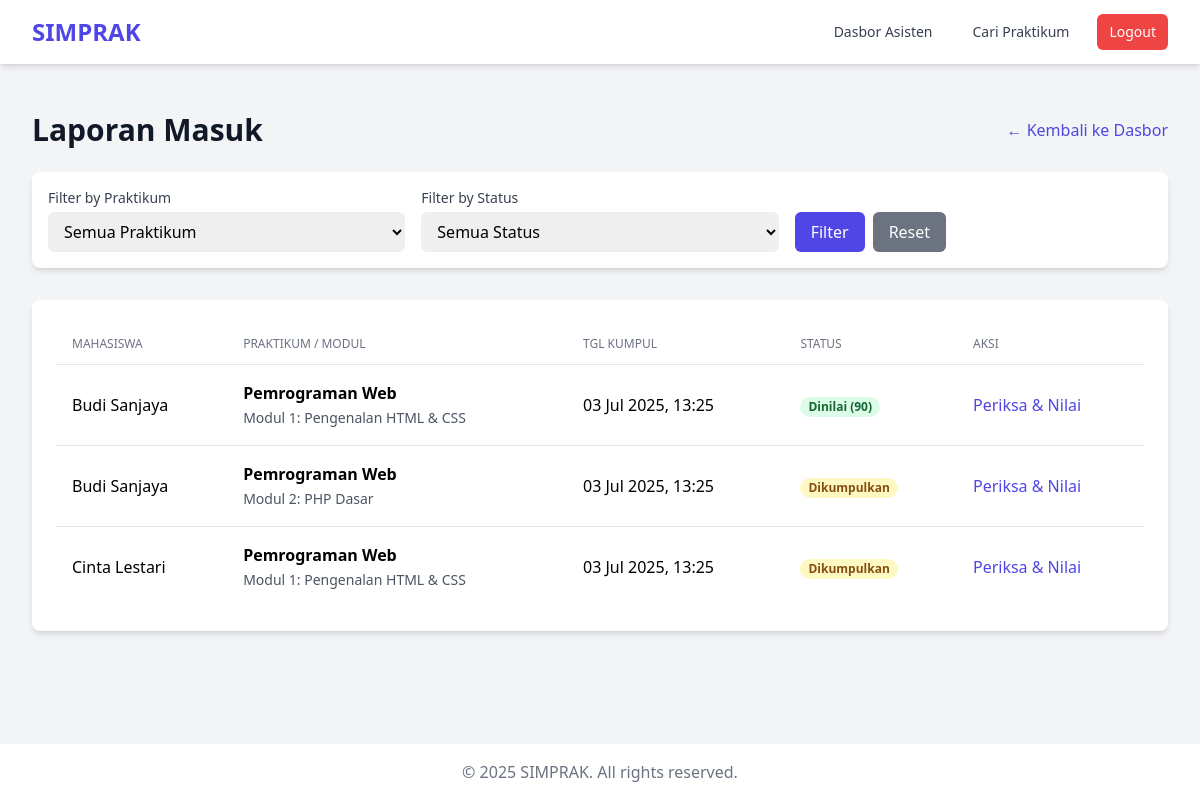
/index.php?page=periksa_laporan (signed in), run on the app's committed database.
### tables this page shows
CREATE TABLE `laporan` (
  `id` int(11) NOT NULL AUTO_INCREMENT,
  `modul_id` int(11) NOT NULL,
  `mahasiswa_id` int(11) NOT NULL,
  `file_laporan` varchar(255) NOT NULL,
  `tanggal_pengumpulan` timestamp NOT NULL DEFAULT current_timestamp(),
  `nilai` int(11) DEFAULT NULL,
  `feedback` text DEFAULT NULL,
  `status` enum('dikumpulkan','dinilai') NOT NULL DEFAULT 'dikumpulkan',
  PRIMARY KEY (`id`),
  KEY `modul_id` (`modul_id`),
  KEY `mahasiswa_id` (`mahasiswa_id`)
);

CREATE TABLE `users` (
  `id` int(11) NOT NULL AUTO_INCREMENT,
  `nama_lengkap` varchar(255) NOT NULL,
  `username` varchar(100) NOT NULL,
  `password` varchar(255) NOT NULL,
  `role` enum('mahasiswa','asisten') NOT NULL,
  `created_at` timestamp NOT NULL DEFAULT current_timestamp(),
  PRIMARY KEY (`id`),
  UNIQUE KEY `username` (`username`)
);

CREATE TABLE `mata_praktikum` (
  `id` int(11) NOT NULL AUTO_INCREMENT,
  `nama_praktikum` varchar(255) NOT NULL,
  `deskripsi` text DEFAULT NULL,
  PRIMARY KEY (`id`)
);

CREATE TABLE `modul` (
  `id` int(11) NOT NULL AUTO_INCREMENT,
  `praktikum_id` int(11) NOT NULL,
  `judul_modul` varchar(255) NOT NULL,
  `deskripsi_modul` text DEFAULT NULL,
  `file_materi` varchar(255) DEFAULT NULL,
  PRIMARY KEY (`id`),
  KEY `praktikum_id` (`praktikum_id`)
);

### src/views/asisten/periksa_laporan.php (the view, shortened to what this page needs)
<?php
require_once __DIR__ . '/../../../config/database.php';
include_once __DIR__ . '/../templates/header.php';
$where_clauses = [];
$where_sql = count($where_clauses) > 0 ? 'WHERE ' . implode(' AND ', $where_clauses) : '';
$query = "
    SELECT
        l.id, l.tanggal_pengumpulan, l.status, l.nilai,
        u.nama_lengkap AS nama_mahasiswa,
        m.judul_modul,
        mp.nama_praktikum
    FROM laporan l
    JOIN users u ON l.mahasiswa_id = u.id
    JOIN modul m ON l.modul_id = m.id
    JOIN mata_praktikum mp ON m.praktikum_id = mp.id
    $where_sql
    ORDER BY l.tanggal_pengumpulan DESC
";
$stmt = $conn->prepare($query);
$stmt->execute();
$result = $stmt->get_result();
?>
<div class="px-4 py-6 sm:px-0">
    <div class="flex justify-between items-center mb-6">
        <h1 class="text-3xl font-bold text-gray-900">Laporan Masuk</h1>
        <a href="index.php?page=asisten_dashboard" class="text-indigo-600 hover:underline">&larr; Kembali ke Dasbor</a>
    </div>
    <div class="bg-white p-4 rounded-lg shadow-md mb-8">
        <form method="GET" action="index.php">
            <div class="grid grid-cols-1 md:grid-cols-3 gap-4">
                <div>
                    <label for="praktikum_id" class="block text-sm font-medium text-gray-700">Filter by Praktikum</label>
                    <select name="praktikum_id" id="praktikum_id" class="mt-1 block w-full pl-3 pr-10 py-2 border-gray-300 rounded-md">
                        <option value="">Semua Praktikum</option>
                    </select>
                </div>
                <div>
                    <label for="status" class="block text-sm font-medium text-gray-700">Filter by Status</label>
                    <select name="status" id="status" class="mt-1 block w-full pl-3 pr-10 py-2 border-gray-300 rounded-md">
                        <option value="">Semua Status</option>
                    </select>
                </div>
                <div class="flex items-end">
                    <button type="submit" class="bg-indigo-600 text-white px-4 py-2 rounded-md hover:bg-indigo-700">Filter</button>
                    <a href="index.php?page=periksa_laporan" class="ml-2 bg-gray-500 text-white px-4 py-2 rounded-md hover:bg-gray-600">Reset</a>
                </div>
            </div>
        </form>
    </div>
    <div class="bg-white p-6 rounded-lg shadow-md overflow-x-auto">
        <table class="min-w-full divide-y divide-gray-200">
            <thead>
                <tr>
                    <th class="px-4 py-3 text-left text-xs font-medium text-gray-500 uppercase">Mahasiswa</th>
                    <th class="px-4 py-3 text-left text-xs font-medium text-gray-500 uppercase">Praktikum / Modul</th>
                    <th class="px-4 py-3 text-left text-xs font-medium text-gray-500 uppercase">Tgl Kumpul</th>
                    <th class="px-4 py-3 text-left text-xs font-medium text-gray-500 uppercase">Status</th>
                    <th class="px-4 py-3 text-left text-xs font-medium text-gray-500 uppercase">Aksi</th>
                </tr>
            </thead>
            <tbody class="bg-white divide-y divide-gray-200">
                <?php if ($result->num_rows > 0): ?>
                    <?php while($row = $result->fetch_assoc()): ?>
                    <tr>
                        <td class="px-4 py-4"><?= htmlspecialchars($row['nama_mahasiswa']) ?></td>
                        <td class="px-4 py-4">
                            <span class="font-bold"><?= htmlspecialchars($row['nama_praktikum']) ?></span><br>
                            <span class="text-sm text-gray-600"><?= htmlspecialchars($row['judul_modul']) ?></span>
                        </td>
                        <td class="px-4 py-4"><?= date('d M Y, H:i', strtotime($row['tanggal_pengumpulan'])) ?></td>
                        <td class="px-4 py-4">
                            <?php if ($row['status'] == 'dinilai'): ?>
                                <span class="px-2 inline-flex text-xs leading-5 font-semibold rounded-full bg-green-100 text-green-800">Dinilai (<?= $row['nilai'] ?>)</span>
                            <?php else: ?>
                                <span class="px-2 inline-flex text-xs leading-5 font-semibold rounded-full bg-yellow-100 text-yellow-800">Dikumpulkan</span>
                            <?php endif; ?>
                        </td>
                        <td class="px-4 py-4">
                            <a href="index.php?page=beri_nilai&id=<?= $row['id'] ?>" class="text-indigo-600 hover:text-indigo-900">Periksa & Nilai</a>
                        </td>
                    </tr>
                    <?php endwhile; ?>
                <?php else: ?>
                    <tr><td colspan="5" class="px-4 py-4 text-center text-gray-500">Tidak ada laporan yang sesuai dengan filter.</td></tr>
                <?php endif; ?>
            </tbody>
        </table>
    </div>
</div>
<?php
include_once __DIR__ . '/../templates/footer.php';
?>

### data on the page
laporan: mahasiswa.nama_lengkap "Budi Sanjaya", mata_praktikum.nama_praktikum "Pemrograman Web", modul.judul_modul "Modul 1: Pengenalan HTML & CSS", tanggal_pengumpulan "03 Jul 2025, 13:25", nilai "90"
laporan: mahasiswa.nama_lengkap "Budi Sanjaya", mata_praktikum.nama_praktikum "Pemrograman Web", modul.judul_modul "Modul 2: PHP Dasar", tanggal_pengumpulan "03 Jul 2025, 13:25", status "Dikumpulkan"
laporan: mahasiswa.nama_lengkap "Cinta Lestari", mata_praktikum.nama_praktikum "Pemrograman Web", modul.judul_modul "Modul 1: Pengenalan HTML & CSS", tanggal_pengumpulan "03 Jul 2025, 13:25", status "Dikumpulkan"
